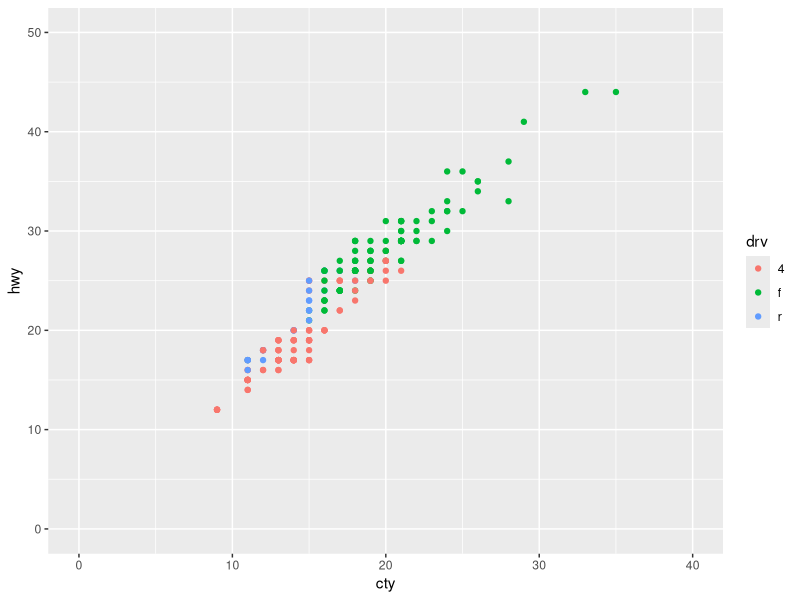
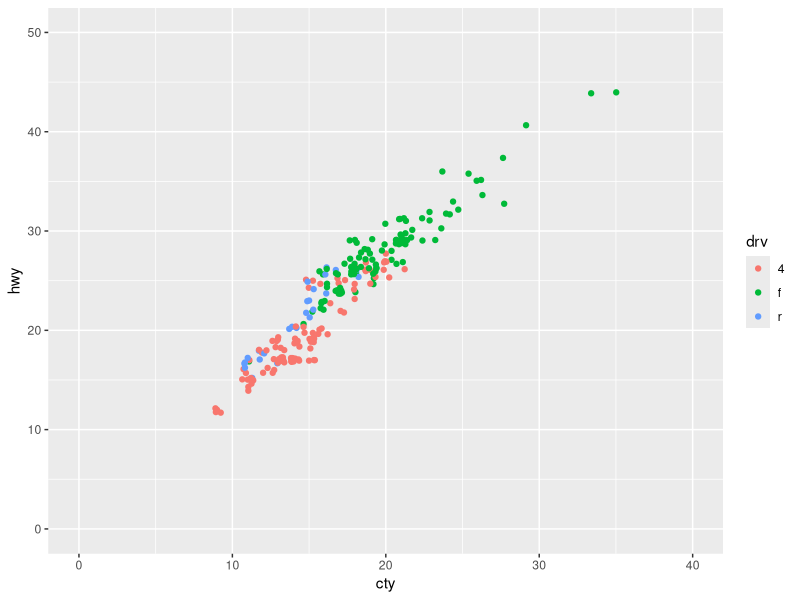
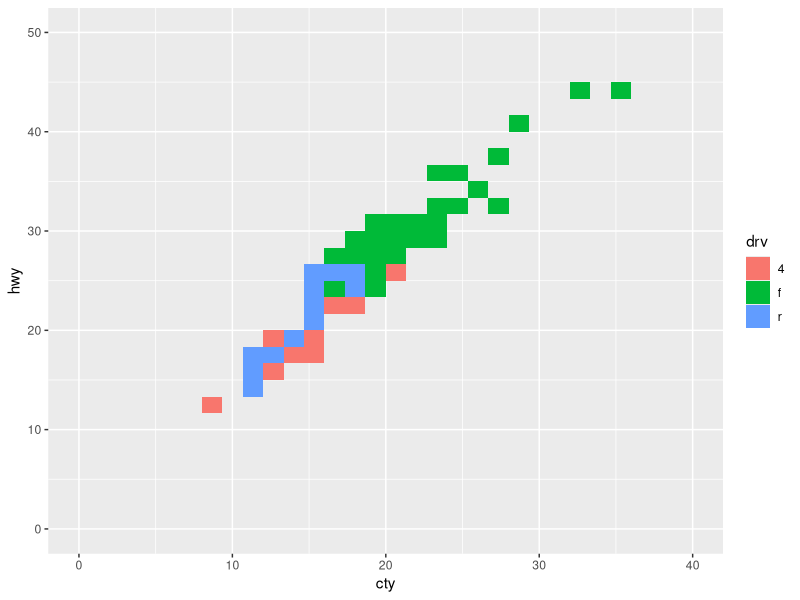
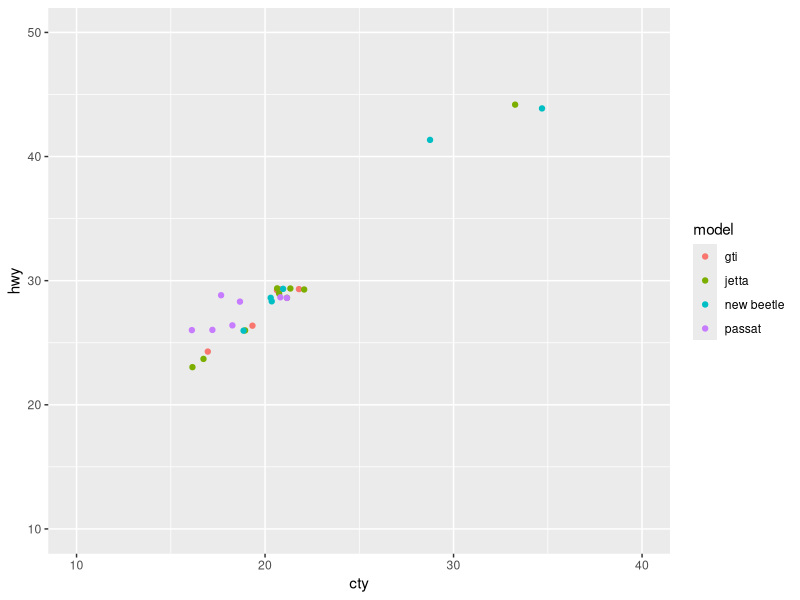
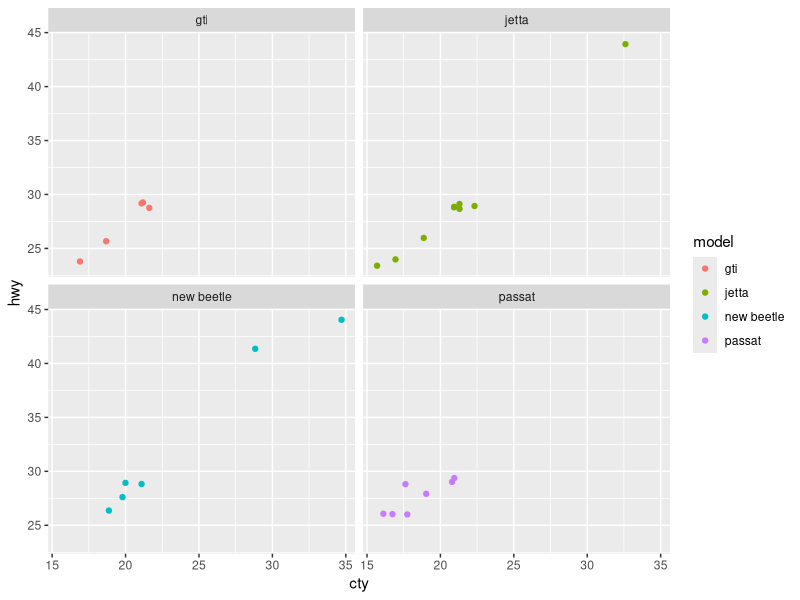
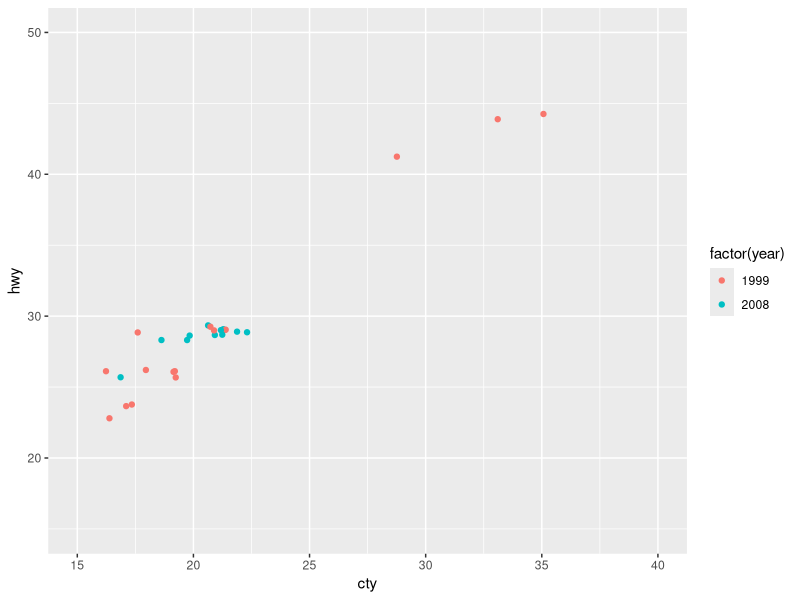
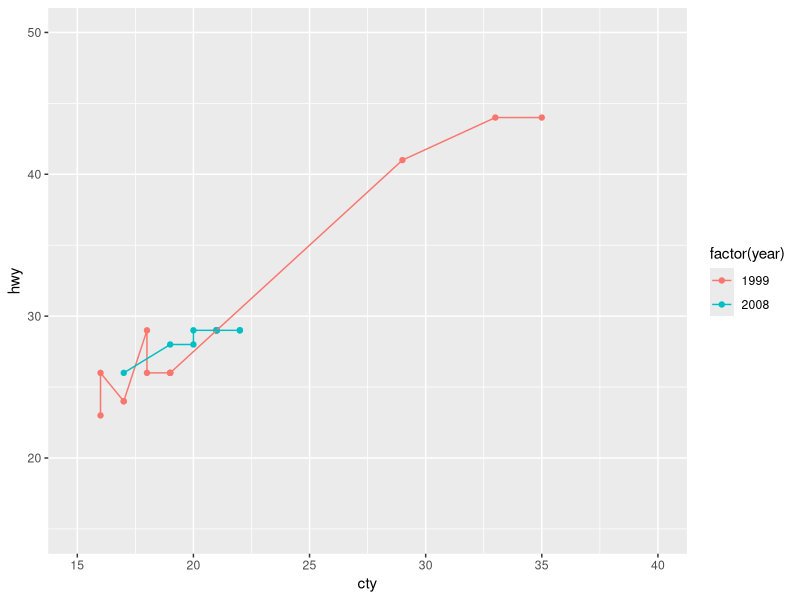
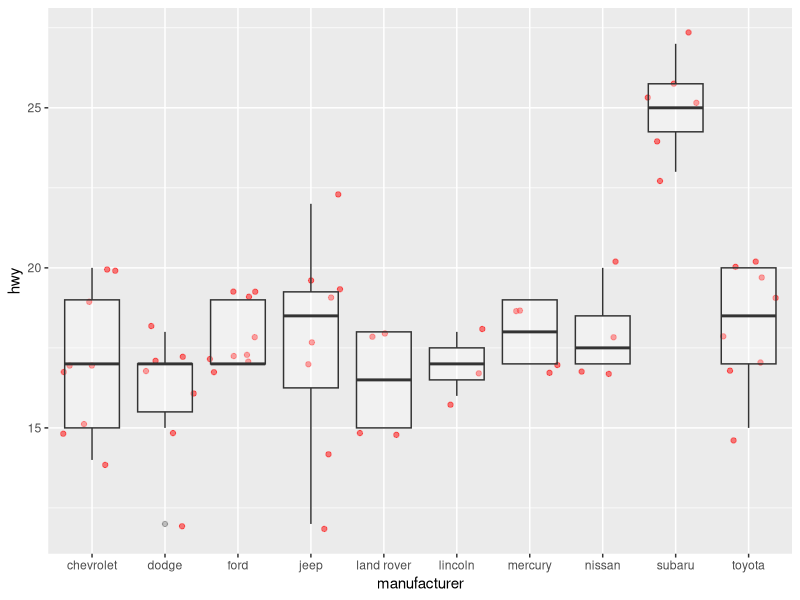

Write the R code that produced these figures, in order.
## ---- chunk 1
library(ggplot2)
library(dplyr)

glimpse(mpg)
## ---- chunk 2
mpg %>% ggplot(aes(cty, hwy))+geom_point(aes(color=drv))+xlim(0, 40)+ylim(0,50)
mpg %>% ggplot(aes(cty, hwy))+geom_jitter(aes(color=drv))+xlim(0, 40)+ylim(0,50)
mpg %>% ggplot(aes(cty, hwy))+geom_bin2d(aes(fill=drv))+xlim(0, 40)+ylim(0,50)
## ---- chunk 3
volk<- mpg %>% filter(manufacturer=="volkswagen")
volk
## ---- chunk 4
volk %>% ggplot(aes(cty, hwy))+geom_jitter(aes(color=model))+xlim(10, 40)+ylim(10,50)
volk %>% ggplot(aes(cty, hwy))+geom_jitter(aes(color=model))+facet_wrap(~model)
## ---- chunk 5
table(volk$year)
volk %>% ggplot(aes(cty, hwy, color=factor(year)))+geom_jitter()+xlim(15, 40)+ylim(15,50)
volk %>% ggplot(aes(cty, hwy, color=factor(year)))+geom_point()+geom_line()+xlim(15, 40)+ylim(15,50)

## ---- chunk 6
mpg %>% filter(class=="suv") %>%
  ggplot(aes(manufacturer, hwy))+geom_jitter(color= 'red', alpha=0.5)+ geom_boxplot(alpha=0.3) 
## ---- chunk 7
class(Theoph$Subject)
Theoph %>% ggplot(aes(Time, conc, color=factor(Subject))) + geom_line()
Theoph %>% ggplot(aes(Time, conc, color=factor(Subject))) + geom_line() +facet_wrap(~Subject)
